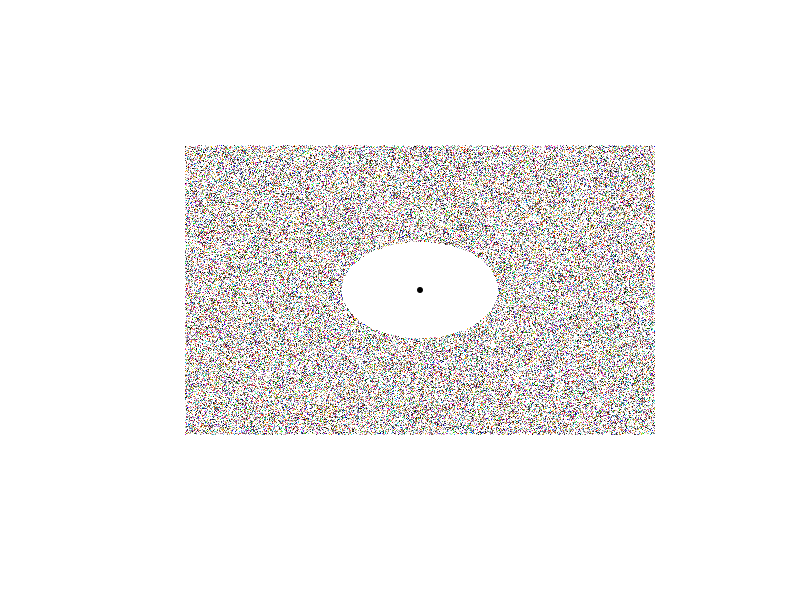

The R script that drew this image:


center = 0 
radius = 0.5

plot(0, 0,
     xlim=c(-2,2),
     ylim=c(-2,2),
     col = "white", xlab = "", ylab = "", axes=F)
points(center,center,pch=20)
for (i in seq(1,100000)){
  x <- runif(1,-1.5,1.5)
  y <- runif(1,-1.5,1.5)
  if (((center-x)**2 + (center-y)**2) >= radius**2){
    col <- sample(colors(),1)
    #pch <- sample(1:12,1)
    points(x,y,pch='.',col=col)
  }
}
